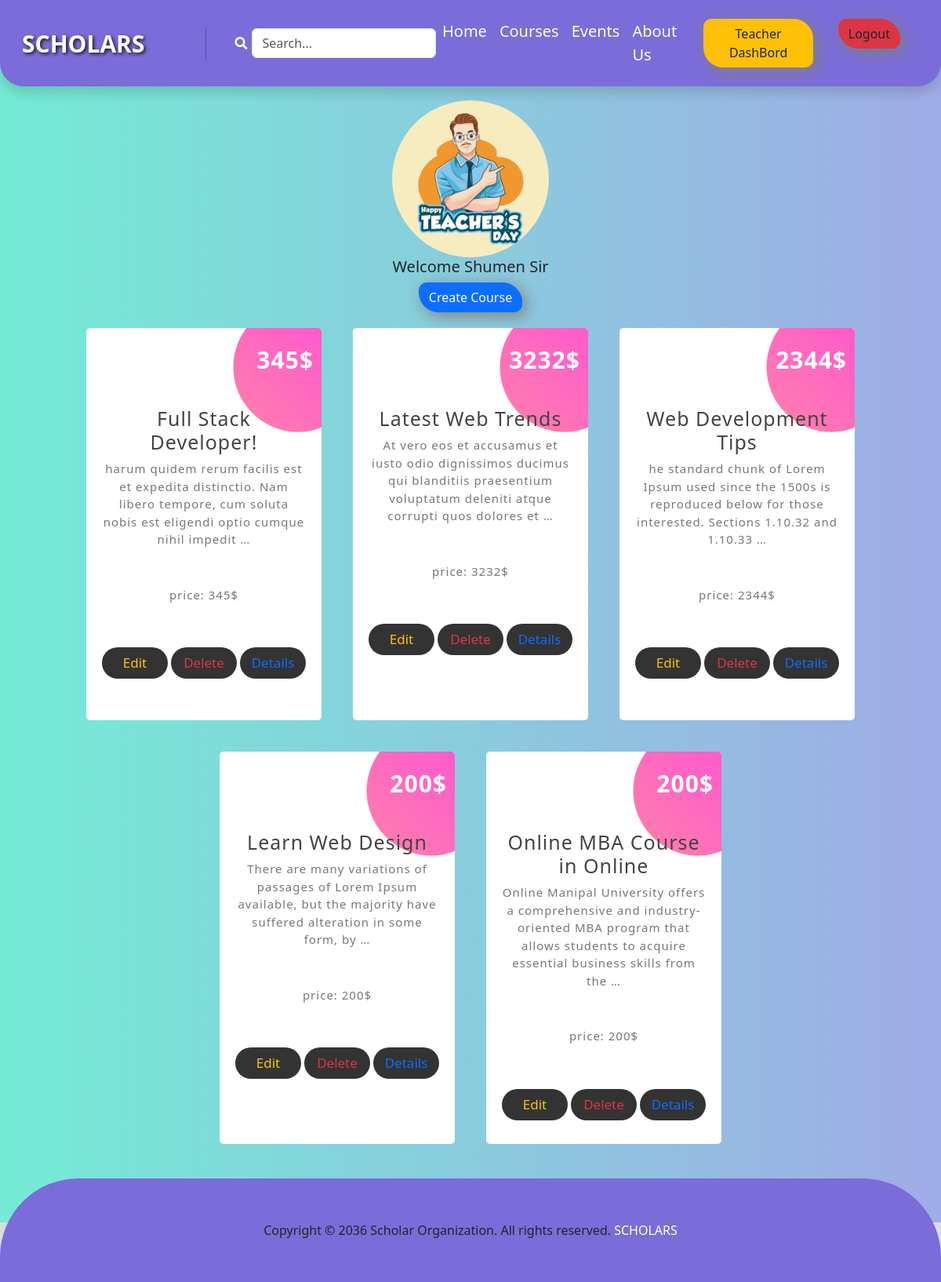
Page /course/teacher/ (signed in) on the committed database.
### Course/models.py (models this page shows, shortened)
class AddCourse(models.Model):
    teacher = models.ForeignKey(User, on_delete=models.CASCADE,related_name='teacher' )
    Course_Title  = models.CharField(max_length=100)
    price = models.DecimalField(max_digits=10, decimal_places=0 , null=True)
    Content = models.TextField()
    Type = models.ForeignKey(Type,on_delete=models.CASCADE)
    image = models.ImageField(upload_to='Course/media/uploads/', blank = True, null = True)

### Course/views.py (the view)
# urls.py: path('teacher/',views.TeacherDashBoardView.as_view(),name='teacher'),
class TeacherDashBoardView(View):
    template_name = 'TeacherDashboard.html'
    def get(self, request, category_slug=None):
        data = models.AddCourse.objects.filter(teacher=request.user)
        categories = models.Type.objects.all()
        if category_slug is not None:
            category = models.Type.objects.get(slug=category_slug)
            data = data.filter(Type=category)
        return render(request, self.template_name, {"data": data, "categories": categories})

### Course/templates/TeacherDashboard.html
{% extends "base.html" %}
{% load static %}
{% block content %}
<section class='teacher_container hightContainer'>
<div class='pt-5'>
    <div class='d-flex justify-content-center'>
        <img class='teacher-logo' src="{% static "img/teacher.jpg" %}" alt="">
    </div>
    <h5 class='text-center'>Welcome {{user.first_name}} Sir</h5>
    <div  class='d-flex justify-content-center'>
        <button class='btn-style btn btn-primary'><a class='text-decoration-none text-white' href="{% url "addCourse" %}">Create Course</a></button>
    </div>
    <div class="Card_container">
        {% for i in data %}
        <div class="box">
            <h3>{{i.Course_Title}}</h3>
            <p class="">{{i.Content|truncatewords:20}}</p>
            <p class=" mt-5">price: {{i.price}}$</p>
            <div class='d-flex justify-content-center  gap-1'>
                <button><a class='text-decoration-none text-warning' href="{% url "edit" i.id%}">Edit</a></button>
                <button ><a  class='text-decoration-none text-danger' href="{% url "delete" i.id%}">Delete</a></button>
                <button><a class='text-decoration-none' href="{% url "details_view" i.id%}">Details</a></button>
            </div>
            <span class='count'>{{i.price}}$</span>
          </div>
        {% endfor %}
      </div>
</div>
</section>
{% endblock content %}

### Core/static/css/style.css (style rules this page uses)
.btn-style { box-shadow: 5px 5px 20px gray; border-radius: 10px 25px; }
.Card_container { width: 100%; display: flex; justify-content: center; align-items: center; flex-wrap: wrap; background-color: #74EbD5; background-image: linear-gradient(90deg, #74EbD5 0%, #9face6 100% ); }
.box { width: 300px; height: 500px; background: #fff; border-radius: 5px; padding: 20px; padding-top: 80px; margin: 20px; text-align: center; letter-spacing: 1px; box-shadow: 0px,3px ,5px ,rgba(0,0,0,.3); overflow: hidden; position: relative; z-index: 0; }
.box h3 { margin-top: 20px; font-size: 25px; padding: 20px,0; color: #444; }
.box p { font-size: 15px; color: #777; }
.box button { width: 140px; height: 40px; background-color: #333; color: #fff; border: none; outline: none; font-size: 17px; cursor: pointer; border-radius: 50px; margin-top: 40px; }
.box::before { width: 100%; height: 100%; content: " "; position: absolute; top: 0; left: 0; z-index: -1; }
.box::after { width: 100%; height: 100%; background: #FBDA61; background-image: linear-gradient(45deg,#FBDA61 0%,#Ff5acd 100%); content: " "; position: absolute; top: 0; left: 0; z-index: -2; clip-path: circle(20% at 90% 10%); transition: 0.2s; }
.box .count { position: absolute; top: 18px; right: 10px; font-size: 30px; font-weight: bolder; color: #fff; }
.teacher_container { margin-top: -30px; margin-bottom: -80px; padding-bottom: 80px; background-color: #74EbD5; background-image: linear-gradient(90deg, #74EbD5 0%, #9face6 100% ); }
.teacher-logo { width: 200px; height: 200px; border-radius: 100px; }
.hightContainer { min-height: 80vh; }

### rows in the picture
AddCourse: Course_Title "Full Stack Developer!", Content "harum quidem rerum facilis est et expedita distinctio. Nam libero tempore, cum soluta nobis est eligendi optio cumque nihil impedit …", price "345"
AddCourse: Course_Title "Latest Web Trends", Content "At vero eos et accusamus et iusto odio dignissimos ducimus qui blanditiis praesentium voluptatum deleniti atque corrupti quos dolores et …", price "3232"
AddCourse: Course_Title "Web Development Tips", Content "he standard chunk of Lorem Ipsum used since the 1500s is reproduced below for those interested. Sections 1.10.32 and 1.10.33 …", price "2344"
AddCourse: Course_Title "Learn Web Design", Content "There are many variations of passages of Lorem Ipsum available, but the majority have suffered alteration in some form, by …", price "200"
AddCourse: Course_Title "Online MBA Course in Online", Content "Online Manipal University offers a comprehensive and industry-oriented MBA program that allows students to acquire essential business skills from the …", price "200"

### other values in the picture
{{ user.first_name }} "Shumen"
